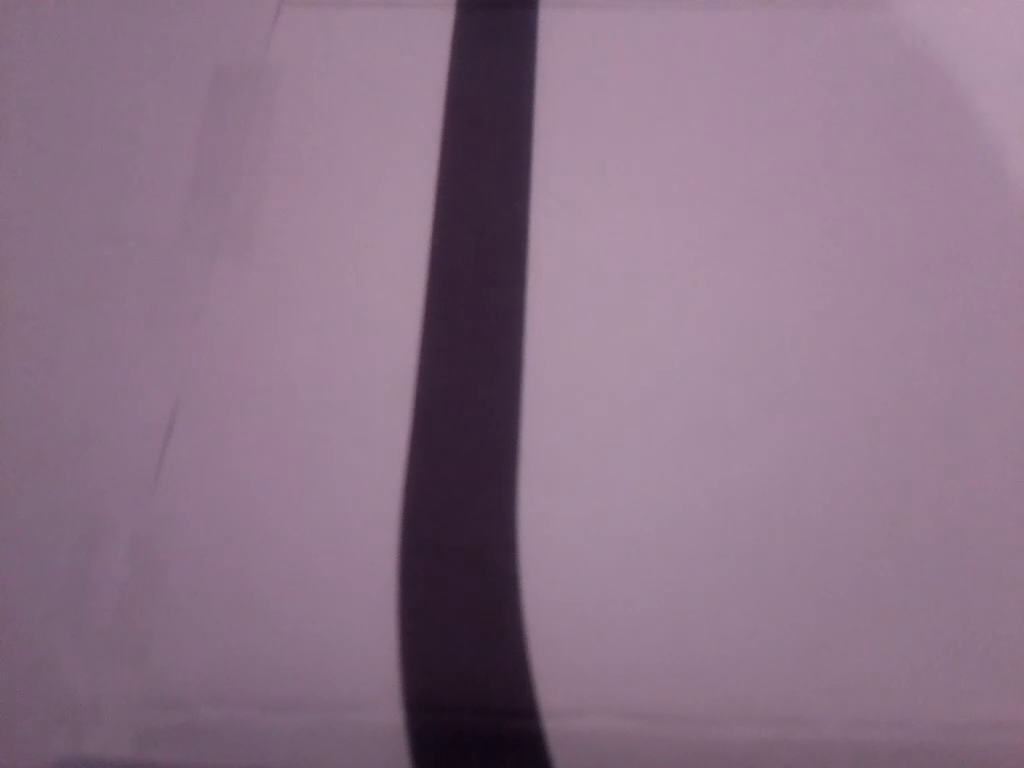
#> input picture frame 59 of lineFollowing/vids/VideoCapture01.mp4, 1024 x 768 px
$ python ColourPickerScript.py
#> lines starting #> are read from the running program, lines starting #| are printed output that depends on the picture; after the words box and inside, x2 and y2 are one past the last pixel; in counts of white or black regions, pixels touching at a corner belong together
import cv2
import numpy as np

frameWidth = 640
frameHeight = 480
cap = cv2.VideoCapture(1)
cap.set(3, frameWidth)
cap.set(4, frameHeight)


def empty(a):
    pass

cv2.namedWindow("HSV")
cv2.resizeWindow("HSV", 640, 240)
cv2.createTrackbar("HUE Min", "HSV", 0, 179, empty)
#> slider 'HUE Min' is set to 35
cv2.createTrackbar("HUE Max", "HSV", 179, 179, empty)
cv2.createTrackbar("SAT Min", "HSV", 0, 255, empty)
#> slider 'SAT Min' is set to 51
cv2.createTrackbar("SAT Max", "HSV", 255, 255, empty)
cv2.createTrackbar("VALUE Min", "HSV", 0, 255, empty)
#> slider 'VALUE Min' is set to 51
cv2.createTrackbar("VALUE Max", "HSV", 255, 255, empty)

cap = cv2.VideoCapture(r"C:\Users\giovi\Desktop\RoboCup\Sync\myCode\lineFollowing\vids\VideoCapture01.mp4")
frameCounter = 0

while True:
    frameCounter +=1
    if cap.get(cv2.CAP_PROP_FRAME_COUNT) ==frameCounter:
        cap.set(cv2.CAP_PROP_POS_FRAMES,0)
        frameCounter=0

    _, img = cap.read()
#> img is the input picture: shape (768, 1024, 3); mean B, G, R 134.9, 114.4, 139.5
    img = cv2.resize(img, (480, 240))
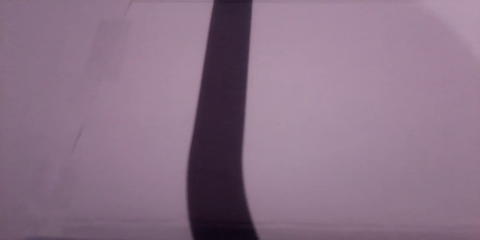
#> img: shape (240, 480, 3); mean B, G, R 134.9, 114.4, 139.5
    imgHsv = cv2.cvtColor(img, cv2.COLOR_BGR2HSV)
#> imgHsv: shape (240, 480, 3); mean H, S, V 155.1, 49.9, 139.7

    h_min = cv2.getTrackbarPos("HUE Min", "HSV")
    h_max = cv2.getTrackbarPos("HUE Max", "HSV")
    s_min = cv2.getTrackbarPos("SAT Min", "HSV")
    s_max = cv2.getTrackbarPos("SAT Max", "HSV")
    v_min = cv2.getTrackbarPos("VALUE Min", "HSV")
    v_max = cv2.getTrackbarPos("VALUE Max", "HSV")
    print(h_min)

    lower = np.array([h_min, s_min, v_min])
    upper = np.array([h_max, s_max, v_max])
    mask = cv2.inRange(imgHsv, lower, upper)
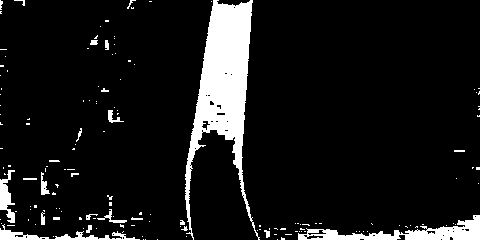
#> mask: shape (240, 480); 9.4% white; 153 white regions (128 under 20 px), largest, box (x1, y1, x2, y2) and area: (185, 0, 260, 240) 6905, (298, 215, 480, 240) 1723, (0, 224, 140, 240) 624
    result = cv2.bitwise_and(img, img, mask=mask)
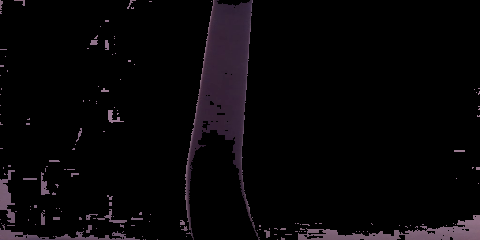
#> result: shape (240, 480, 3); mean B, G, R 7.5, 5.7, 7.7

    mask = cv2.cvtColor(mask, cv2.COLOR_GRAY2BGR)
    hStack = np.hstack([img, mask, result])
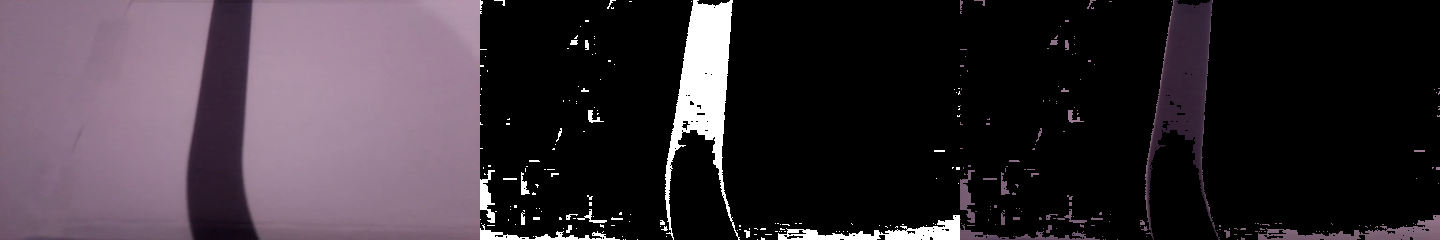
#> hStack: shape (240, 1440, 3); mean B, G, R 55.5, 48, 57.1
    cv2.imshow('Horizontal Stacking', hStack)
    if cv2.waitKey(1) and 0xFF == ord('q'):
#> (key q is pressed here)
        break

cap.release()
cv2.destroyAllWindows()

$ run again, starting later in the video
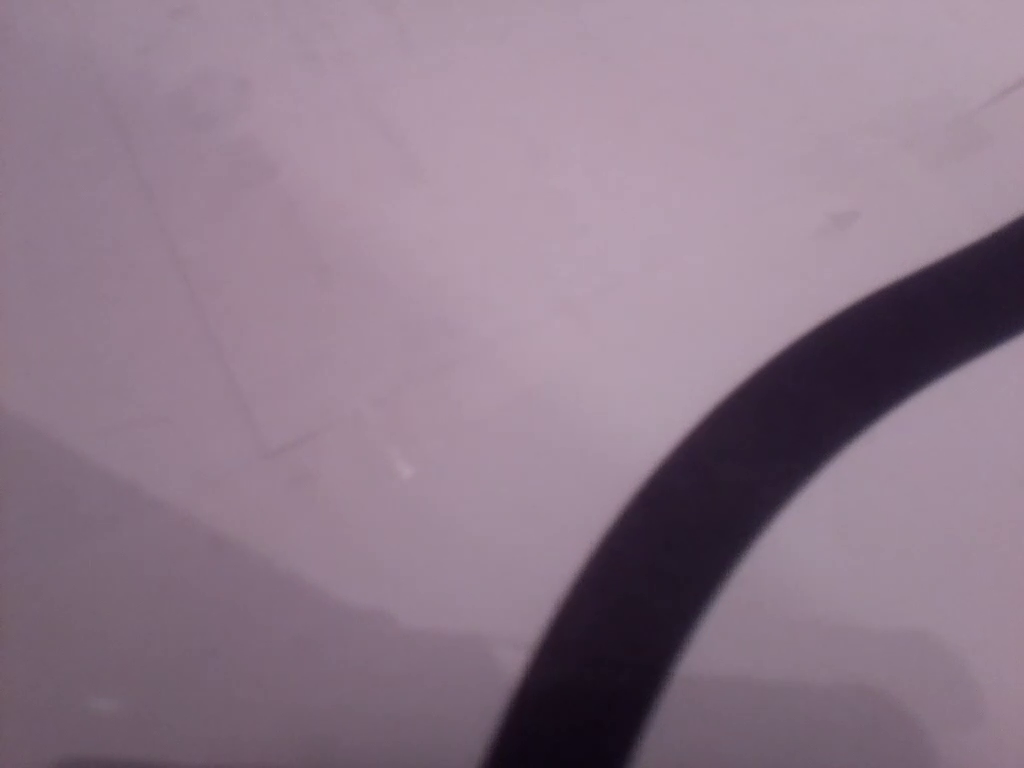
#> input picture frame 475 of lineFollowing/vids/VideoCapture01.mp4, 1024 x 768 px
#> img is the input picture: shape (768, 1024, 3); mean B, G, R 138, 121.6, 141.9
#> img: shape (240, 480, 3)
#> imgHsv: shape (240, 480, 3); mean H, S, V 155.4, 42.8, 142.4
#> `mask = cv2.inRange(imgHsv, lower, upper)`:
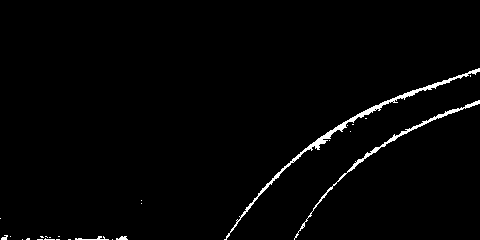
#> mask: shape (240, 480); 1.6% white; 26 white regions (21 under 20 px), largest, box (x1, y1, x2, y2) and area: (224, 68, 480, 240) 1100, (294, 100, 480, 240) 622, (75, 236, 109, 240) 55, (116, 236, 128, 240) 33, (1, 235, 8, 240) 23
#> `hStack = np.hstack([img, mask, result])`:
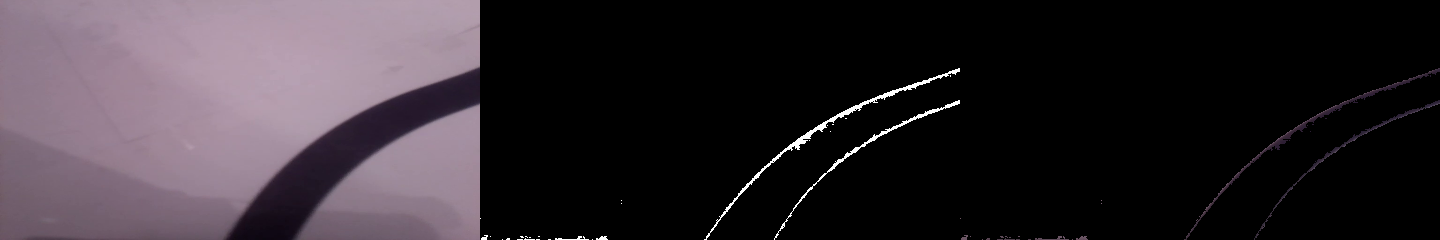
#> hStack: shape (240, 1440, 3); mean B, G, R 47.7, 42.2, 49
